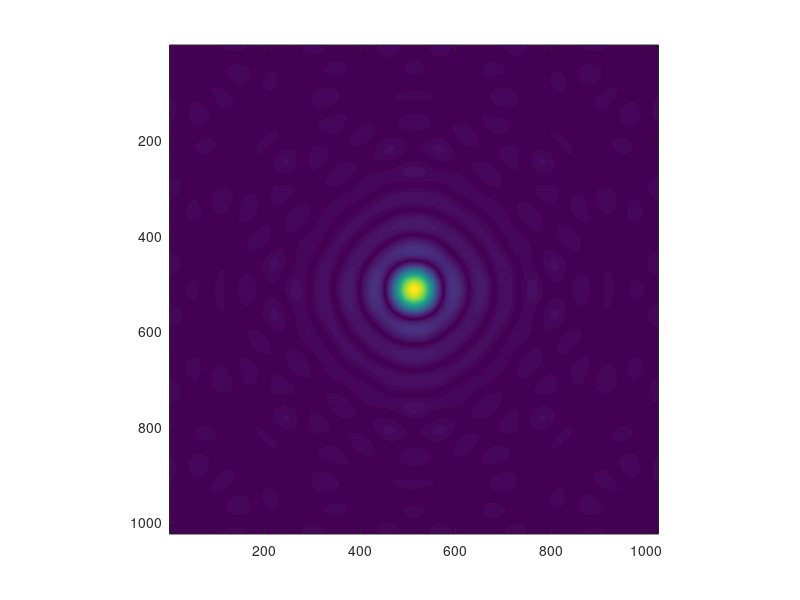

This chart was generated by the following MATLAB code:
n = 2^10;                 % size of mask
M = zeros(n);
I = 1:n; 
x = I-n/2;                % mask x-coordinates 
y = n/2-I;                % mask y-coordinates
[X,Y] = meshgrid(x,y);    % create 2-D mask grid
R = 10;                   % aperture radius
A = (X.^2 + Y.^2 <= R^2); % circular aperture of radius R
M(A) = 1;                 % set mask elements inside aperture to 1
imagesc(M)                % plot mask
axis image

DP = fftshift(fft2(M));
imagesc(abs(DP))
axis image